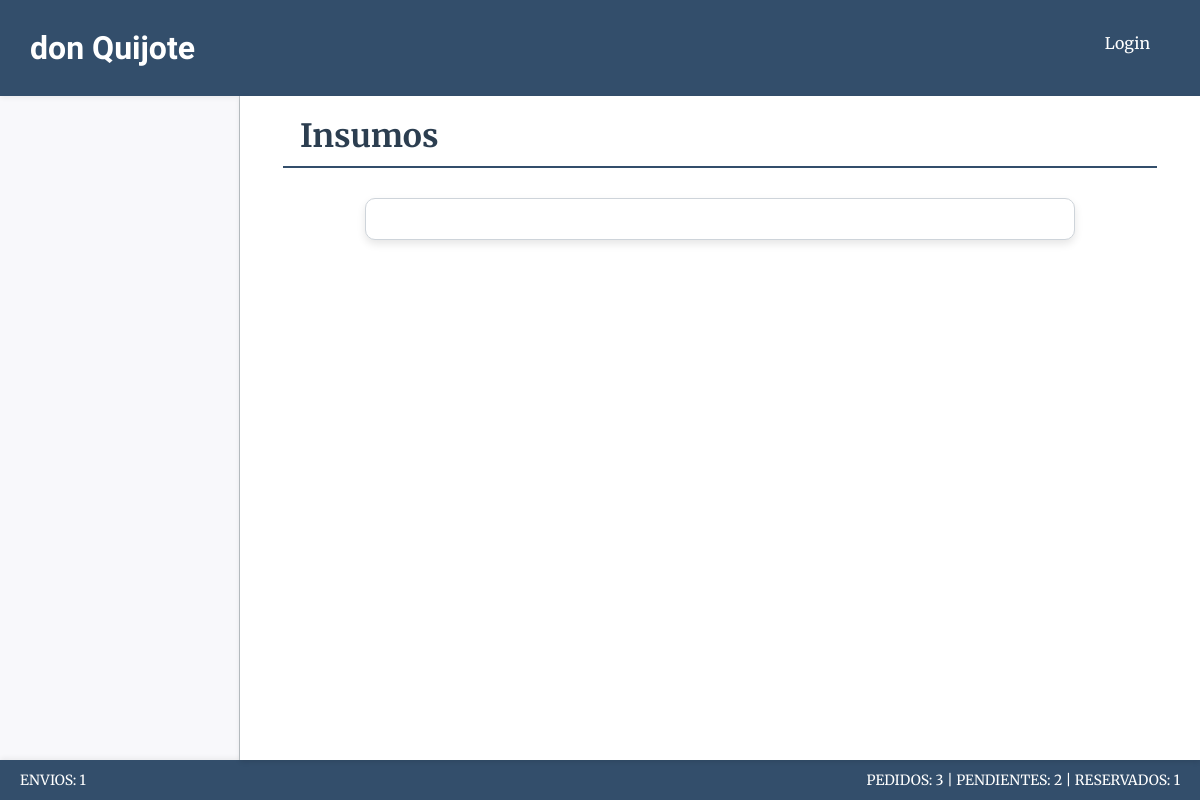
The page /gastos/listar_proveedores/ on the database as committed earlier.
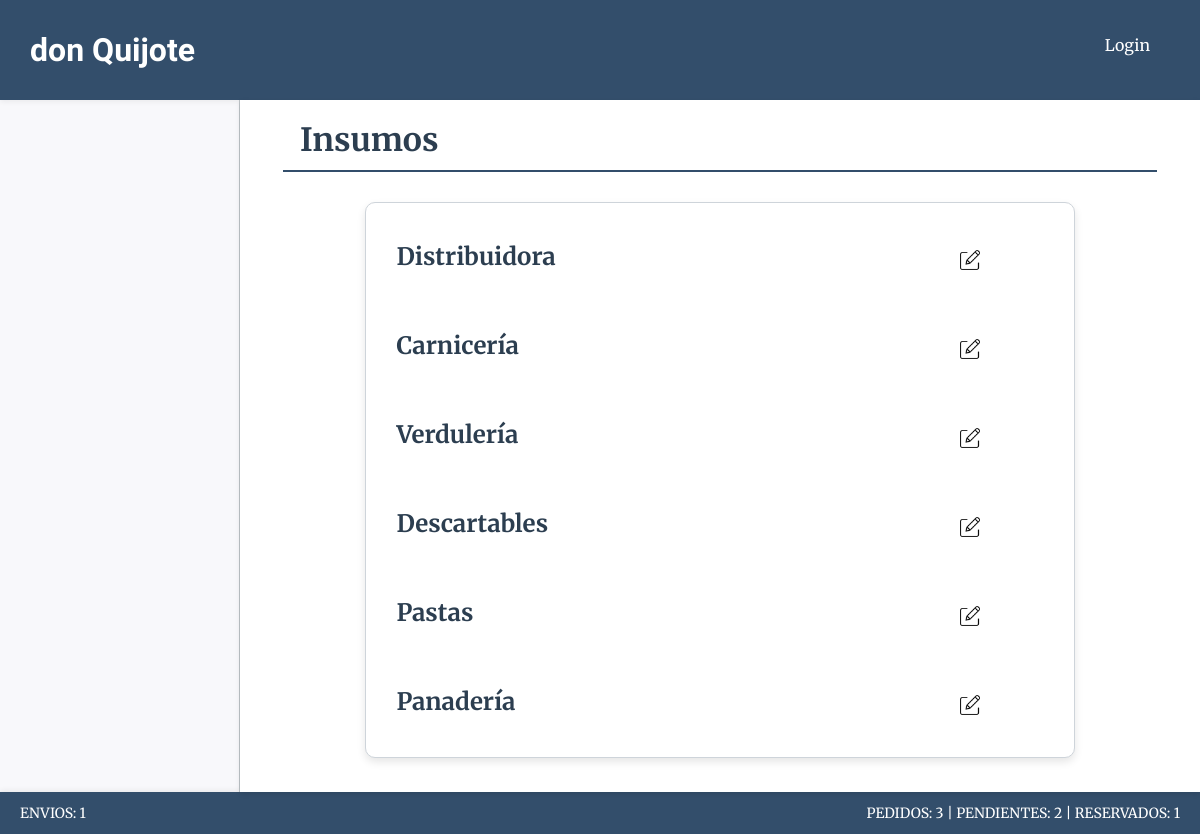
The same page on the database as committed later.
### gastos/models.py (models this page shows)
class Proveedores(models.Model):
    nombre=models.CharField(max_length=50)
    estado=models.BooleanField(default=True)
    def __str__(self):
        return self.nombre

### gastos/views.py (the view)
# urls.py: path("listar_proveedores/", views.listar_proveedores, name="listar_proveedores"),
def listar_proveedores(request):
    proveedores = Proveedores.objects.all()
    context = {
        'proveedores': proveedores,
    }
    return render(request, "gastos/listar_proveedores.html", context)

### core/context_processors.py (called while the page is built)
def counter_pedidos(request):
    cant_pedidos = Pedido.objects.all().count()
    cant_entregados = Pedido.objects.filter(estado='entregado').count()
    cant_pendientes = Pedido.objects.filter(estado='pendiente').count()
    cant_reservados = Pedido.objects.filter(estado='reservado').count()
    cant_cancelado = Pedido.objects.filter(estado='cancelado').count()
    cant_pedidos = Pedido.objects.all().count() - cant_cancelado
    cant_envios = Pedido.objects.filter(forma_entrega__precio__gt=0).count() - cant_cancelado - cant_reservados
    return {
        'cant_pedidos':cant_pedidos,
        "cant_entregados":cant_entregados,
        "cant_pendientes":cant_pendientes,
        "cant_reservados":cant_reservados,
        "cant_envios":cant_envios
        }

### gastos/templates/gastos/listar_proveedores.html (shortened to what this page needs)
{% extends 'core/base.html' %}
{% load static %}
{% block css %}
    <link rel="stylesheet" href="{% static 'gastos/css/styles.css' %}">
{% endblock css %}
{% block titulo %}
    {% include 'core/components/encabezado.html' with titulo_texto="Insumos" %}
{% endblock titulo %}
{% block main %}
<section class="proveedores-container">
    <div class="proveedores-container card">
        {% for proveedor in proveedores %}
            <div class="insumos">
                <h1 class="proveedores-titulo">{{ proveedor }}</h1>
                <div class="insumo-opc">
                    <a href="{% url 'gastos:proveedores_update' proveedor.id%}"><img class="icono-opc" src="{% static 'productos/img/editar.webp' %}" alt="Editar Proveedor"></a>
                </div>
            </div>
        {% endfor %}
    </div>
</section>
{% endblock main %}

### core/templates/core/base.html (shortened to what this page needs)
{% load static %}
<!DOCTYPE html>
<html lang="en">
<head>
    <link rel="stylesheet" href="{% static 'core/css/styles.css' %}">
    {% block css %}{% endblock css %}
</head>
<body>
    {% include 'core/components/header.html' %}
    {% include 'core/components/menu.html' %}
    <main class="main-container">
        {% block titulo %}{% endblock titulo %}
        {% block main %}{% endblock main %}
    </main>
    {% include 'core/components/footer.html' %}
</body>
</html>

### core/templates/core/components/header.html
<header class="header-container">
    <h1 class="title">don Quijote</h1>
    {% if user.is_authenticated %}
    <div class="usuario-logout">
        <div class="list-link">
            <span class="usuario-label">Usuario:</span>
            <span class="usuario-nombre">{{ user.username }}</span>
        </div>
        <form action="{% url 'core:logout' %}" method="post">
            {% csrf_token %}
            <button type="submit" class="btn-logout">Cerrar sesión</button>
        </form>
    </div>
    {% else %}
    <div class="list-link">
        <a class="header-link-app" href="{% url 'core:login' %}">Login</a>
    </div>
    {% endif %}
</header>

### core/templates/core/components/menu.html (shortened to what this page needs)
<nav class="menu-container">
</nav>

### core/templates/core/components/encabezado.html (shortened to what this page needs)
{% load static %}
<div class="main-titulo-container">
    <div class="titulo-opciones-container">
        <h1 class="main-titulo">{{ titulo_texto }}</h1>
    </div>
    <hr  class="main-hr"/>
</div>

### core/templates/core/components/footer.html (shortened to what this page needs)
{% if cant_envios > 0 %}
<footer class="footer-envios">
    <p class="footer-info">ENVIOS: {{cant_envios}}</p>
    <p class="footer-info">{% if cant_pedidos %}PEDIDOS: {{cant_pedidos}}{% endif %}{% if cant_pendientes %} | PENDIENTES: {{cant_pendientes}}{% endif %} {% if cant_entregados %}  | ENTREGADOS: {{cant_entregados}}{% endif %} {% if cant_reservados %}  | RESERVADOS: {{cant_reservados}}{% endif %} </p>
</footer>
{% endif %}

### core/static/core/css/styles.css (style rules this page uses)
* { padding: 0; margin: 0; box-sizing: border-box; }
body { font-family: 'Merriweather', serif; color: #333; background-color: #f4f4f9; }
.header-container { background-color: #334e6b; height: 12vh; width: 100%; display: flex; align-items: center; justify-content: space-between; padding: 0 30px; box-shadow: 0 2px 5px rgba(0, 0, 0, 0.1); }
.title { color: #fff; font-family: 'Poetsen One', sans-serif; font-size: 32px; }
.list-link { margin-left: 20px; }
.header-link-app { color: #fff; text-decoration: none; font-size: 16px; padding: 10px 20px; transition: background-color 0.3s ease, color 0.3s ease; }
.footer-envios { background-color: #334e6b; height: 5vh; width: 100%; display: flex; align-items: center; justify-content: space-between; padding: 0 20px; box-shadow: 0 -2px 5px rgba(0, 0, 0, 0.1); }
.footer-info { color: #fff; font-size: 14px; }
.menu-container { width: 20%; height: 83vh; background-color: #fdfdfd71; float: left; overflow-y: auto; border-right: 1px solid #bdc3c7; padding-top: 20px; padding-left: 20px; }
.list-link { position: relative; margin-bottom: 10px; }
.main-container { width: 80%; height: 83vh; float: left; padding: 20px; overflow-y: auto; background-color: #fff; box-shadow: 0 2px 5px rgba(0, 0, 0, 0.1); display: flex; flex-direction: column; }
.main-titulo-container { width: 100%; height: auto; text-align: left; border-radius: 8px; }
.titulo-opciones-container { display: flex; justify-content: space-between; align-items: center; }
.main-titulo { font-size: 32px; color: #2C3E50; font-family: 'Merriweather', serif; padding-left: 40px; }
.main-hr { border: none; width: 95%; height: 2px; background-color: #334e6b; margin: 10px auto; }
.card { padding: 15px; border: 1px solid #ced4da; border-radius: 10px; background-color: #ffffff; box-shadow: 0 4px 8px rgba(0, 0, 0, 0.1); }
.icono-opc { width: 20px; height: 20px; transition: transform 0.3s ease; }

### gastos/static/gastos/css/styles.css (style rules this page uses)
.proveedores-container { width: 90%; margin: 0 auto; padding: 20px; display: flex; flex-direction: column; gap: 20px; }
.proveedores-titulo { font-size: 24px; color: #2C3E50; font-family: 'Merriweather', serif; margin-bottom: 10px; margin-left: 10px; }
.insumos { margin-top: 8px; display: grid; grid-template-columns: 50% 25% 25%; grid-template-areas: "nom prc opc"; align-items: center; padding: 10px 0; }
.insumo-opc { grid-area: opc; display: flex; justify-content: space-around; }
.icono-opc { width: 20px; height: 20px; transition: transform 0.3s ease; }

Rows that differ between the two databases and show on the page:
added Proveedores: nombre "Distribuidora"
added Proveedores: nombre "Carnicería"
added Proveedores: nombre "Verdulería"
added Proveedores: nombre "Descartables"
added Proveedores: nombre "Pastas"
added Proveedores: nombre "Panadería"
